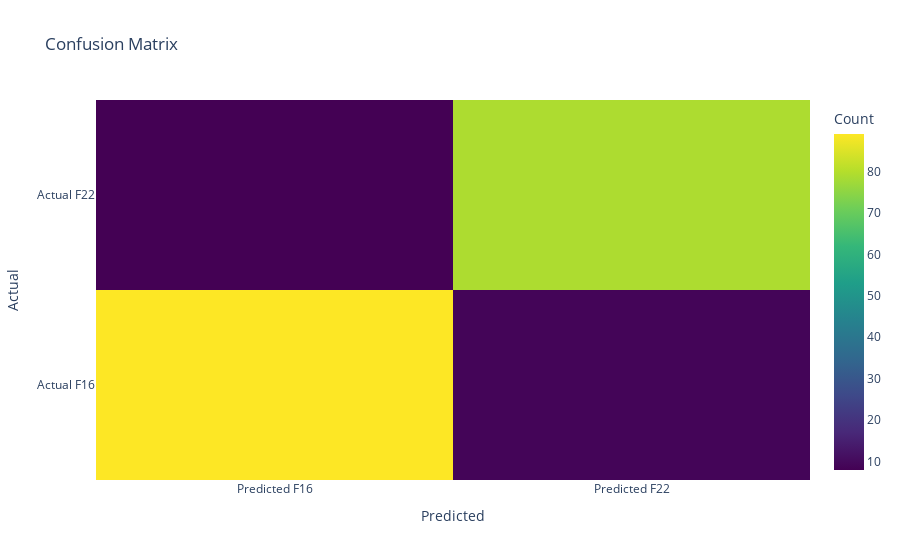

Notebook code cell kept with this figure:
### Markdown cell above
### The assignment

Your goal here is to evaluation transfer learning with ResNet18 on a number of different datasets.  To do this, you'll need a function that outputs an accuracy measure, and builds a confusion matrix.

Build several datasets, and evaluate success.  Here are some questions to explore:

- How does adding more classes impact the performance of your learned model? Are some classes harder to differentiate from each other than others (a confusion matrix would help)?
- How does adding more layers impact the speed of convergence and the ultimate performance of the model?
- Can you find some classes that you are unable to learn particularly well?
- If you add random transformations to the training set, how does test performance change? Does it take longer to overfit?

### Code cell
# create confusion matrix and print testing accuracy for given model and test data
# this was created using guidance from ChatGPT in addition to notebook example
def modelResults(model, test):

    # set model to eval mode (not training the model)
    model.eval()

    # empty lists for actual and predicted labels
    preds = []
    actual = []

    # don't calculate gradient
    with torch.no_grad():

        # for each batch in testing data
        for X, y in test:

            # grab data matrix and correct labels, send to GPU
            X = X.to('cuda')
            y = torch.Tensor(y).to('cuda')

            # get predictions from model (one-hot encoding)
            pred = torch.max(model(X), 1)[1]

            # append labels to lists
            preds.extend(pred.cpu().numpy())
            actual.extend(y.cpu().numpy())

    # calculate confusion matrix
    confusion = confusion_matrix(actual, preds)

    # plot it
    fig = go.Figure(data = go.Heatmap(
        z = confusion,
        x = [f'Predicted {labels[i]}' for i in range(confusion.shape[0])],
        y = [f'Actual {labels[i]}' for i in range(confusion.shape[0])],
        colorscale = 'Viridis',
        colorbar = dict(title='Count'),
    ))
    fig.update_layout(
        title="Confusion Matrix",
        xaxis_title = "Predicted",
        yaxis_title = "Actual"
    )
    fig.show()

    # print testing accuracy
    print(f"Testing Accuracy: {np.mean(np.array(preds) == np.array(actual))}")

modelResults(bestModel, test_loader)

### Figure 1 — Plotly figure (JSON) as saved in the notebook; plotly's stock layout.template omitted (floating-point values rounded to 4 significant figures)
{"data": [{"colorbar": {"title": {"text": "Count"}}, "colorscale": [[0, "#440154"], [0.1111, "#482878"], [0.2222, "#3e4989"], [0.3333, "#31688e"], [0.4444, "#26828e"], [0.5556, "#1f9e89"], [0.6667, "#35b779"], [0.7778, "#6ece58"], [0.8889, "#b5de2b"], [1, "#fde725"]], "type": "heatmap", "x": ["Predicted F16", "Predicted F22"], "y": ["Actual F16", "Actual F22"], "z": [[89, 9], [8, 79]]}], "layout": {"autosize": true, "title": {"text": "Confusion Matrix"}, "xaxis": {"autorange": true, "range": [-0.5, 1.5], "title": {"text": "Predicted"}, "type": "category"}, "yaxis": {"autorange": true, "range": [-0.5, 1.5], "title": {"text": "Actual"}, "type": "category"}}}
